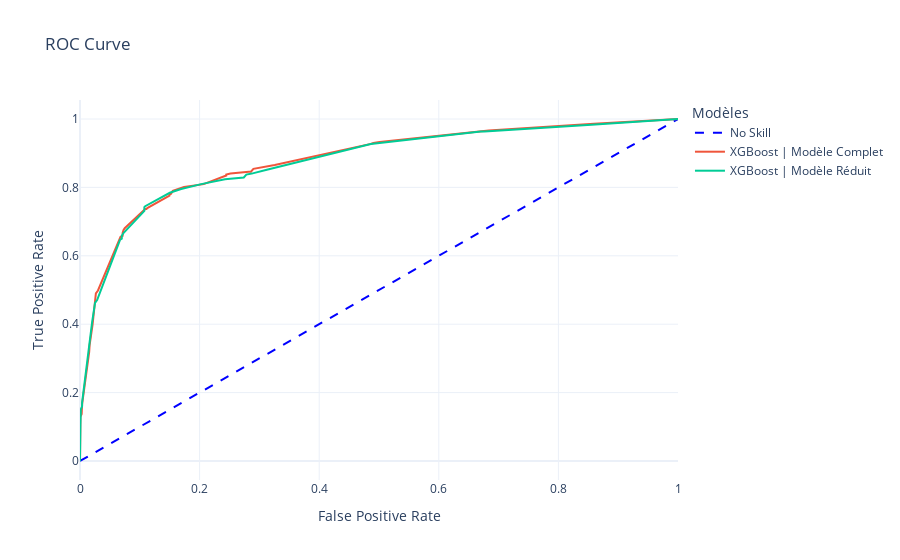

Notebook source saved alongside this figure:
### Markdown cell above
<span style="font-size: 24px; color: darkred; text-decoration: underline;"><strong>Courbe ROC entre le modèle simple complet et le modèle simple réduit</strong></span>

### Code cell
lr_auc_med_reduced = roc_auc_score(y_test, y_pred_med_probs_reduced)

print(f'Modèle Naïf: ROC AUC={round(ns_auc, 2)}')
print(f'XGBoost | Avant Grid Search: ROC AUC={round(lr_auc_med, 2)}')
print(f'XGBoost | Avant Grid Search Reduced : ROC AUC={round(lr_auc_med_reduced, 2)}')


# Calcul des courbes ROC
lr_fpr_med_reduced, lr_tpr_med_reduced, _ = roc_curve(y_test, y_pred_med_probs_reduced)

fig = go.Figure()

fig.add_trace(go.Scatter(x=ns_fpr, y=ns_tpr, mode='lines',
                         name='No Skill',
                         line=dict(dash='dash', color='blue')))

fig.add_trace(go.Scatter(x=lr_fpr_med, y=lr_tpr_med, mode='lines',
                         name='XGBoost | Modèle Complet',
                         ))

fig.add_trace(go.Scatter(x=lr_fpr_med_reduced, y=lr_tpr_med_reduced, mode='lines',
                         name='XGBoost | Modèle Réduit',
                         ))

fig.update_layout(
    title="ROC Curve",
    xaxis_title="False Positive Rate",
    yaxis_title="True Positive Rate",
    legend_title="Modèles",
    template="plotly_white"
)
fig.show()

### Figure 1 — Plotly figure (JSON) as saved in the notebook; plotly's stock layout.template omitted (floating-point values rounded to 4 significant figures)
{"data": [{"line": {"color": "blue", "dash": "dash"}, "mode": "lines", "name": "No Skill", "type": "scatter", "x": [0, 1], "y": [0, 1]}, {"mode": "lines", "name": "XGBoost | Modèle Complet", "type": "scatter", "x": [0, 0, 0, 0, 0, 0, 0, 0.0006988, 0.0006988, 0.0006988, 0.002795, 0.003494, 0.003494, 0.01537, 0.01607, 0.02096, 0.02586, 0.02655, 0.03005, 0.06778, 0.07128, 0.07128, 0.07268, 0.07477, 0.109, 0.1111, 0.1125, 0.1488, 0.1495, 0.1495, 0.1516, 0.1523, 0.1551, 0.174, 0.2068, 0.2446, 0.2446, 0.2516, 0.2823, 0.283, 0.2858, 0.29, 0.2991, 0.3256, 0.4864, 0.4906, 0.501, 0.6778, 0.6834, 0.8595, 1], "y": [0, 0.005602, 0.008403, 0.02521, 0.03641, 0.04202, 0.06723, 0.1148, 0.1232, 0.1289, 0.1373, 0.1541, 0.1653, 0.3193, 0.3389, 0.3978, 0.4818, 0.4902, 0.4986, 0.6555, 0.6583, 0.6667, 0.6751, 0.6807, 0.7367, 0.7367, 0.7395, 0.7759, 0.7759, 0.7787, 0.7815, 0.7815, 0.7899, 0.8011, 0.8095, 0.8347, 0.8375, 0.8403, 0.8459, 0.8459, 0.8459, 0.8543, 0.8571, 0.8655, 0.9272, 0.93, 0.9328, 0.9664, 0.9664, 0.986, 1]}, {"mode": "lines", "name": "XGBoost | Modèle Réduit", "type": "scatter", "x": [0, 0, 0, 0, 0.0006988, 0.0006988, 0.0006988, 0.001398, 0.003494, 0.003494, 0.01537, 0.02027, 0.02516, 0.02865, 0.06709, 0.06988, 0.06988, 0.07058, 0.07268, 0.1076, 0.1076, 0.109, 0.1461, 0.1474, 0.1495, 0.1502, 0.1691, 0.2027, 0.2425, 0.2739, 0.2781, 0.2872, 0.3124, 0.4759, 0.4864, 0.6702, 0.6765, 0.8553, 1], "y": [0, 0.005602, 0.02241, 0.03081, 0.06162, 0.08683, 0.1064, 0.1513, 0.1597, 0.1709, 0.3417, 0.4062, 0.4622, 0.4706, 0.6471, 0.6499, 0.6583, 0.6611, 0.6667, 0.7311, 0.7423, 0.7451, 0.7815, 0.7815, 0.7843, 0.7843, 0.7955, 0.8095, 0.8235, 0.8291, 0.8375, 0.8403, 0.8515, 0.9216, 0.9272, 0.9636, 0.9636, 0.9832, 1]}], "layout": {"legend": {"title": {"text": "Modèles"}}, "title": {"text": "ROC Curve"}, "xaxis": {"title": {"text": "False Positive Rate"}}, "yaxis": {"title": {"text": "True Positive Rate"}}}}
